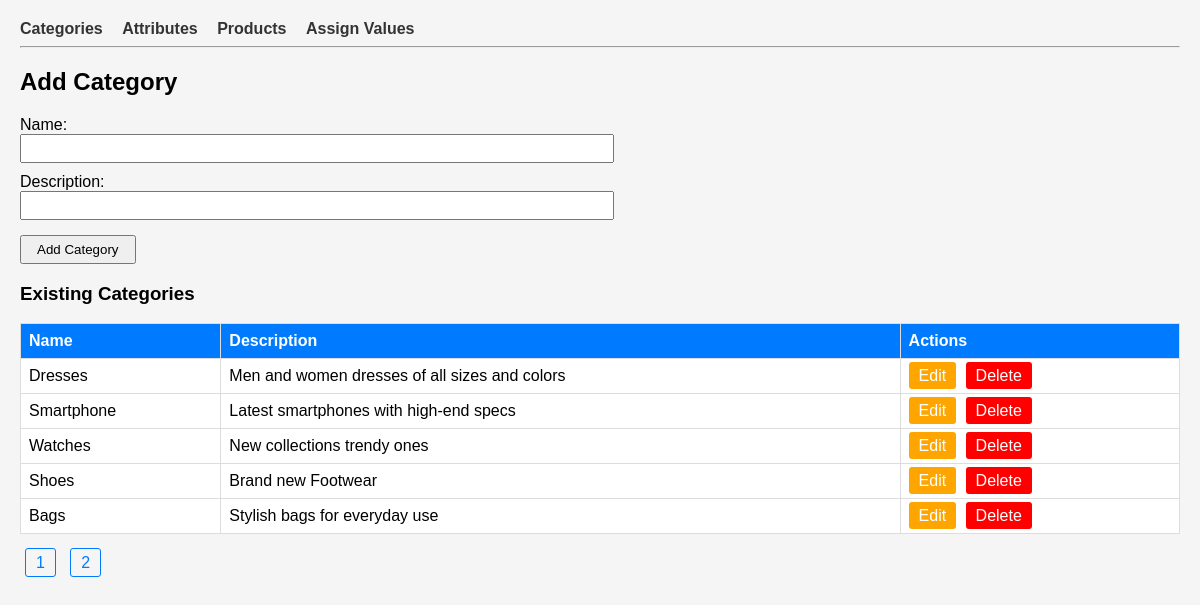
The page / on the database its author committed.
### models.py (models this page shows)
class Category(db.Model):
    id = db.Column(db.Integer, primary_key=True)
    name = db.Column(db.String(50))
    description = db.Column(db.String(200))
    attributes = db.relationship('Attribute', backref='category', lazy=True)
    products = db.relationship('Product', backref='category', lazy=True)

### app.py (the view)
@app.route('/')
def index():
    page = request.args.get('page', 1, type=int)
    categories = Category.query.paginate(page=page, per_page=5)
    return render_template('add_category.html', categories=categories)

### templates/add_category.html
{% extends 'base.html' %}
{% block content %}
<h2>Add Category</h2>
<form method="POST" action="{{ url_for('add_category') }}">
    <label>Name:</label><br>
    <input type="text" name="name" required><br>
    <label>Description:</label><br>
    <input type="text" name="description" required><br>
    <button type="submit">Add Category</button>
</form>
<h3>Existing Categories</h3>
<table>
<tr><th>Name</th><th>Description</th><th>Actions</th></tr>
{% for cat in categories.items %}
<tr>
<td>{{ cat.name }}</td>
<td>{{ cat.description }}</td>
<td>
    <a class="btn btn-edit" href="{{ url_for('edit_category', id=cat.id) }}">Edit</a>
    <a class="btn btn-delete" href="{{ url_for('delete_category', id=cat.id) }}">Delete</a>
</td>
</tr>
{% else %}
<tr><td colspan="3">No categories yet.</td></tr>
{% endfor %}
</table>
<div class="pagination">
{% for page_num in categories.iter_pages() %}
    {% if page_num %}
        <a href="{{ url_for('index', page=page_num) }}">{{ page_num }}</a>
    {% else %}
        ...
    {% endif %}
{% endfor %}
</div>
{% endblock %}

### templates/base.html (style rules this page uses)
body { font-family: Arial, sans-serif; margin: 20px; background:#f5f5f5; }
table { border-collapse: collapse; width: 100%; background:#fff; margin-bottom: 20px; }
th, td { border: 1px solid #ddd; padding: 8px; text-align:left; }
th { background-color: #007bff; color: white; }
.btn { padding:5px 10px; text-decoration:none; border-radius:3px; margin-right:5px; }
.btn-edit { background:orange; color:white; }
.btn-delete { background:red; color:white; }
.pagination a { margin:0 5px; text-decoration:none; padding:5px 10px; border:1px solid #007bff; border-radius:3px; color:#007bff; }
input, select { padding:5px; margin-bottom:10px; width:50%; }
button { padding:5px 15px; margin-top:5px; }

### rows shown on the page
Category: name "Dresses", description "Men and women dresses of all sizes and colors"
Category: name "Smartphone", description "Latest smartphones with high-end specs"
Category: name "Watches", description "New collections trendy ones"
Category: name "Shoes", description "Brand new Footwear"
Category: name "Bags", description "Stylish bags for everyday use"

### other values the page prints
{{ page_num }} "1" "2"
